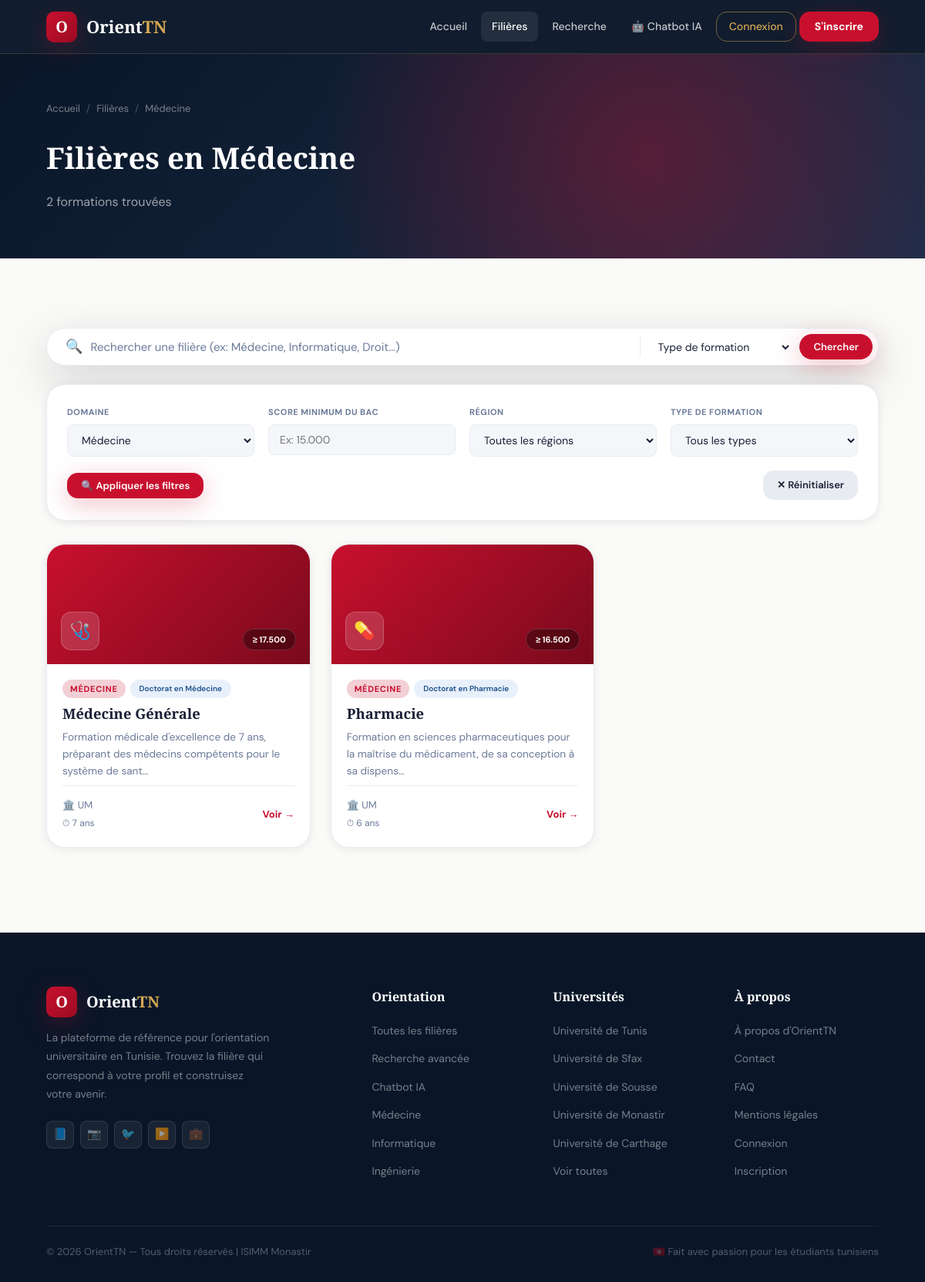
The page /filieres.php?domaine=Médecine on the database as committed earlier.
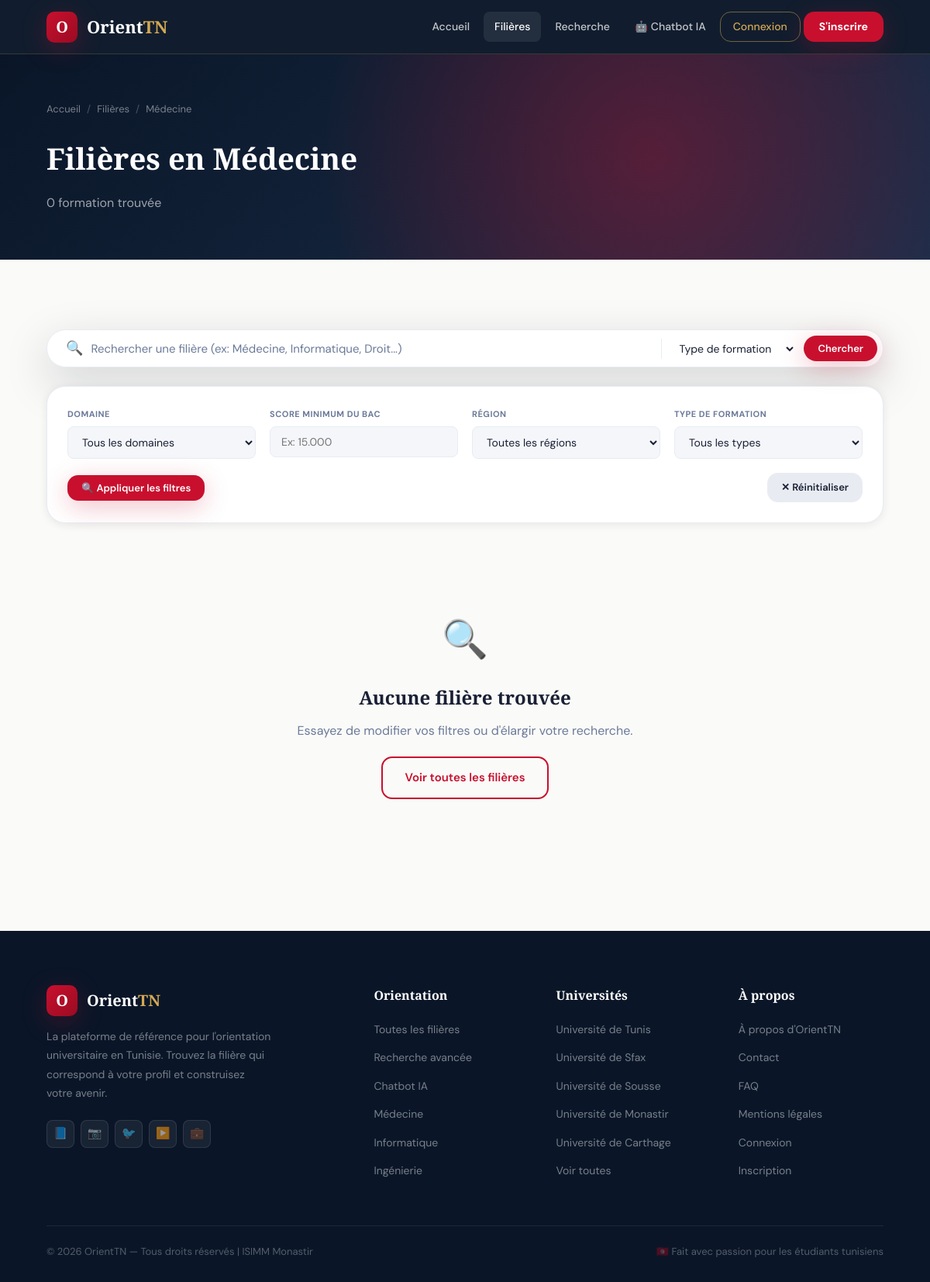
The same page on the database as committed later.
### tables this page shows
CREATE TABLE filieres (
    id              INT PRIMARY KEY AUTO_INCREMENT,
    code_orientation VARCHAR(10) NOT NULL UNIQUE COMMENT 'Code 5 chiffres du guide officiel',
    titre           VARCHAR(200) NOT NULL,
    domaine         VARCHAR(100) NOT NULL,
    type_formation  VARCHAR(100),
    description     TEXT,
    description_longue TEXT,
    debouches       JSON,
    matieres        JSON,
    universite_id   INT,
    score_min       DECIMAL(6,2) NOT NULL COMMENT 'Score min sur 210',
    score_moyen     DECIMAL(6,2),
    score_max       DECIMAL(6,2),
    capacite        INT,
    duree           TINYINT DEFAULT 3,
    langue          VARCHAR(60),
    formule_calcul  VARCHAR(100) COMMENT 'Formule de calcul du score (ex: FG+M)',
    bac_requis      VARCHAR(200) COMMENT 'Sections du bac acceptées',
    icon            VARCHAR(10),
    couleur_classe  VARCHAR(20) DEFAULT 'ct-def',
    statut          ENUM('active','inactive') DEFAULT 'active',
    created_at      DATETIME DEFAULT NOW(),
    updated_at      DATETIME DEFAULT NOW() ON UPDATE NOW(),
    FOREIGN KEY (universite_id) REFERENCES universites(id),
    INDEX idx_score    (score_min),
    INDEX idx_domaine  (domaine),
    INDEX idx_statut   (statut)
);

CREATE TABLE universites (
    id              INT PRIMARY KEY AUTO_INCREMENT,
    nom             VARCHAR(200) NOT NULL,
    sigle           VARCHAR(60),
    gouvernorat_id  INT,
    type            ENUM('publique','privée') DEFAULT 'publique',
    site_web        VARCHAR(200),
    created_at      DATETIME DEFAULT NOW(),
    FOREIGN KEY (gouvernorat_id) REFERENCES gouvernorats(id)
);

### config.php (called while the page is built, shortened)
<?php
function esc($conn, $val) {
    return $conn->real_escape_string(trim($val));
}
function isLoggedIn() {
    return isset($_SESSION['user_id']) && !empty($_SESSION['user_id']);
}

### filieres.php (the view, shortened to what this page needs)
<?php
require('config.php');
$domaine  = isset($_GET['domaine'])  ? esc($conn, $_GET['domaine'])  : '';
$score    = isset($_GET['score'])    ? (float)$_GET['score']         : 0;
$q        = isset($_GET['q'])        ? esc($conn, $_GET['q'])        : '';
$page     = max(1, (int)($_GET['page'] ?? 1));
$per_page = 12;
$offset   = ($page - 1) * $per_page;
$where = ["f.statut = 'active'"];
if ($domaine) $where[] = "f.domaine = '$domaine'";
$whereSQL = implode(' AND ', $where);
$join = "LEFT JOIN universites u ON f.universite_id = u.id
         LEFT JOIN gouvernorats g ON u.gouvernorat_id = g.id";
$total_res  = $conn->query("SELECT COUNT(*) as c FROM filieres f $join WHERE $whereSQL");
$total_rows = $total_res->fetch_assoc()['c'];
$filieres = $conn->query("
    SELECT f.*, u.sigle as univ_sigle, u.nom as univ_nom, g.nom as gouvernorat
    FROM filieres f $join
    WHERE $whereSQL
    ORDER BY f.score_min DESC
    LIMIT $per_page OFFSET $offset
")->fetch_all(MYSQLI_ASSOC);
$domaines_list = $conn->query("SELECT DISTINCT domaine FROM filieres WHERE statut='active' ORDER BY domaine")->fetch_all(MYSQLI_ASSOC);
?>
<!DOCTYPE html>
<html lang="fr">
<head>
    <link rel="stylesheet" href="style.css">
</head>
<body>
<?php require('nav.php'); ?>
<div class="detail-banner" style="padding:60px;">
    <div class="container" style="position:relative;z-index:1;">
        <div class="breadcrumb">
            <a href="index.php">Accueil</a>
            <span class="sep">/</span>
            <span>Filières</span>
            <?php if($domaine): ?>
                <span class="sep">/</span>
                <span><?= htmlspecialchars($domaine) ?></span>
            <?php endif; ?>
        </div>
        <h1 style="font-family:var(--font-display);font-size:2.4rem;color:white;font-weight:700;margin-bottom:12px;">
            <?= $domaine ? "Filières en " . htmlspecialchars($domaine) : "Toutes les filières" ?>
        </h1>
        <p style="color:rgba(255,255,255,0.6);font-size:1rem;">
            <?= $total_rows ?> formation<?= $total_rows>1?'s':'' ?> trouvée<?= $total_rows>1?'s':'' ?>
        </p>
    </div>
    <div style="position:absolute;inset:0;background:radial-gradient(circle at 70% 50%,rgba(200,16,46,0.2) 0%,transparent 50%);pointer-events:none;"></div>
</div>
<section class="section">
    <div class="container">
        <div class="search-wrap" style="max-width:100%;margin-bottom:24px;">
            <span style="font-size:18px;">🔍</span>
            <form method="GET" style="display:contents;">
                <input type="text" name="q" placeholder="Rechercher une filière (ex: Médecine, Informatique, Droit...)"
                       value="<?= htmlspecialchars($q) ?>" style="font-size:15px;">
                <select name="type" style="border:none;outline:none;font-family:var(--font-body);font-size:14px;background:transparent;min-width:130px;cursor:pointer;">
                    <option value="">Type de formation</option>
                </select>
                <button type="submit" class="btn btn-primary btn-sm" style="border-radius:var(--radius-xl);">Chercher</button>
            </form>
        </div>
        <div class="filter-panel">
            <form method="GET" id="filterForm">
                <div class="filter-row">
                    <div class="fld">
                        <label>Domaine</label>
                        <select name="domaine" onchange="document.getElementById('filterForm').submit()">
                            <option value="">Tous les domaines</option>
                            <?php foreach($domaines_list as $d): ?>
                                <option value="<?= htmlspecialchars($d['domaine']) ?>" <?= $domaine===$d['domaine']?'selected':'' ?>>
                                    <?= htmlspecialchars($d['domaine']) ?>
                                </option>
                            <?php endforeach; ?>
                        </select>
                    </div>
                    <div class="fld">
                        <label>Score minimum du bac</label>
                        <input type="number" name="score" step="0.001" min="0" max="20"
                               placeholder="Ex: 15.000" value="<?= $score ?: '' ?>">
                    </div>
                    <div class="fld">
                        <label>Région</label>
                        <select name="region" onchange="document.getElementById('filterForm').submit()">
                            <option value="">Toutes les régions</option>
                        </select>
                    </div>
                    <div class="fld">
                        <label>Type de formation</label>
                        <select name="type" onchange="document.getElementById('filterForm').submit()">
                            <option value="">Tous les types</option>
                        </select>
                    </div>
                </div>
                <div style="display:flex;gap:10px;align-items:center;justify-content:space-between;">
                    <button type="submit" class="btn btn-primary btn-sm">🔍 Appliquer les filtres</button>
                    <a href="filieres.php" class="btn btn-sm" style="background:var(--gray-mid);color:var(--text);">✕ Réinitialiser</a>
                </div>
            </form>
        </div>
        <?php if(empty($filieres)): ?>
        <div style="text-align:center;padding:80px 20px;color:var(--gray-text);">
            <div style="font-size:3rem;margin-bottom:16px;">🔍</div>
            <h3 style="font-family:var(--font-display);font-size:1.5rem;color:var(--text);margin-bottom:10px;">Aucune filière trouvée</h3>
            <p>Essayez de modifier vos filtres ou d'élargir votre recherche.</p>
            <a href="filieres.php" class="btn btn-outline" style="margin-top:20px;">Voir toutes les filières</a>
        </div>
        <?php else: ?>
        <div class="grid-auto" style="margin-bottom:20px;">
            <?php foreach($filieres as $i => $f): ?>
            <article class="filiere-card reveal" style="animation-delay:<?= ($i%4)*0.08 ?>s">
                <div class="card-top <?= htmlspecialchars($f['couleur_classe']) ?>">
                    <div class="card-icon"><?= $f['icon'] ?></div>
                    <span class="card-score">≥ <?= number_format($f['score_min'],3) ?></span>
                </div>
                <div class="card-body">
                    <div style="display:flex;gap:6px;flex-wrap:wrap;">
                        <span class="card-chip"><?= htmlspecialchars($f['domaine']) ?></span>
                        <?php if($f['type_formation']): ?>
                            <span class="chip chip-blue" style="font-size:10px;"><?= htmlspecialchars($f['type_formation']) ?></span>
                        <?php endif; ?>
                    </div>
                    <h3 class="card-title"><?= htmlspecialchars($f['titre']) ?></h3>
                    <p class="card-desc"><?= htmlspecialchars(mb_strimwidth($f['description'],0,100,'…')) ?></p>
                    <div class="card-footer">
                        <div>
                            <div class="card-region">🏛️ <?= htmlspecialchars($f['univ_sigle'] ?? 'N/A') ?></div>
                            <?php if($f['duree']): ?>
                                <div style="font-size:12px;color:var(--gray-text);margin-top:3px;">⏱ <?= $f['duree'] ?> ans</div>
                            <?php endif; ?>
                        </div>
                        <a href="detail.php?id=<?= $f['id'] ?>" class="card-link">Voir →</a>
                    </div>
                </div>
            </article>
            <?php endforeach; ?>
        </div>
        <?php endif; ?>
    </div>
</section>
<?php require('footer.php'); ?>
</body>
</html>

### nav.php (shortened to what this page needs)
<?php
$current = basename($_SERVER['PHP_SELF']);
function navActive($file, $current) {
    return basename($file) === $current ? ' class="active"' : '';
}
?>
<header class="site-header" id="siteHeader">
    <div class="logo">
        <div class="logo-mark">O</div>
        <span class="logo-text">Orient<span>TN</span></span>
    </div>
    <nav class="site-nav" id="siteNav">
        <a href="index.php"<?= navActive('index.php',$current) ?>>Accueil</a>
        <a href="filieres.php"<?= navActive('filieres.php',$current) ?>>Filières</a>
        <a href="recherche.php"<?= navActive('recherche.php',$current) ?>>Recherche</a>
        <a href="chatbot.php"<?= navActive('chatbot.php',$current) ?>>🤖 Chatbot IA</a>
        <?php if (isLoggedIn()): ?>
            <a href="mon-compte.php"<?= navActive('mon-compte.php',$current) ?>>Mon Compte</a>
            <?php if (isAdmin()): ?>
                <a href="admin.php"<?= navActive('admin.php',$current) ?>>⚙️ Admin</a>
            <?php endif; ?>
            <span class="nav-user-name">👤 <?= htmlspecialchars($_SESSION['prenom'] ?? '') ?></span>
            <a href="deconnexion.php" class="nav-btn-outline">Déconnexion</a>
        <?php else: ?>
            <a href="connexion.php"<?= navActive('connexion.php',$current) ?> class="nav-btn-outline">Connexion</a>
            <a href="inscription.php" class="nav-btn-primary">S'inscrire</a>
        <?php endif; ?>
    </nav>
</header>

### footer.php (shortened to what this page needs)
<footer class="site-footer">
    <div class="container">
        <div class="footer-grid">
            <div class="footer-brand">
                <div class="logo">
                    <div class="logo-mark">O</div>
                    <span class="logo-text">Orient<span>TN</span></span>
                </div>
                <p>La plateforme de référence pour l'orientation universitaire en Tunisie. Trouvez la filière qui correspond à votre profil et construisez votre avenir.</p>
                <div class="footer-social">
                    <a href="#" aria-label="Facebook">📘</a>
                    <a href="#" aria-label="Instagram">📷</a>
                    <a href="#" aria-label="Twitter">🐦</a>
                    <a href="#" aria-label="YouTube">▶️</a>
                    <a href="#" aria-label="LinkedIn">💼</a>
                </div>
            </div>
            <div class="footer-col">
                <h4>Orientation</h4>
                <ul>
                    <li><a href="filieres.php">Toutes les filières</a></li>
                    <li><a href="recherche.php">Recherche avancée</a></li>
                    <li><a href="chatbot.php">Chatbot IA</a></li>
                    <li><a href="filieres.php?domaine=Médecine">Médecine</a></li>
                    <li><a href="filieres.php?domaine=Informatique">Informatique</a></li>
                    <li><a href="filieres.php?domaine=Ingénierie">Ingénierie</a></li>
                </ul>
            </div>
            <div class="footer-col">
                <h4>Universités</h4>
                <ul>
                    <li><a href="#">Université de Tunis</a></li>
                    <li><a href="#">Université de Sfax</a></li>
                    <li><a href="#">Université de Sousse</a></li>
                    <li><a href="#">Université de Monastir</a></li>
                    <li><a href="#">Université de Carthage</a></li>
                    <li><a href="#">Voir toutes</a></li>
                </ul>
            </div>
            <div class="footer-col">
                <h4>À propos</h4>
                <ul>
                    <li><a href="#">À propos d'OrientTN</a></li>
                    <li><a href="#">Contact</a></li>
                    <li><a href="#">FAQ</a></li>
                    <li><a href="#">Mentions légales</a></li>
                    <li><a href="connexion.php">Connexion</a></li>
                    <li><a href="inscription.php">Inscription</a></li>
                </ul>
            </div>
        </div>
        <div class="footer-bottom">
            <span>© 2026 OrientTN — Tous droits réservés | ISIMM Monastir</span>
            <span style="display:flex;align-items:center;gap:6px;">
                🇹🇳 Fait avec passion pour les étudiants tunisiens
            </span>
        </div>
    </div>
</footer>

Rows that differ between the two databases and show on the page:
no longer on this page (row edited): filieres: icon "🩺", score_min "17.500", domaine "MÉDECINE", type_formation "Doctorat en Médecine", titre "Médecine Générale", description "Formation médicale d'excellence de 7 ans, préparant des médecins compétents pour le système de sant…", universite.sigle "UM", duree "7"
no longer on this page (row edited): filieres: icon "💊", score_min "16.500", domaine "MÉDECINE", type_formation "Doctorat en Pharmacie", titre "Pharmacie", description "Formation en sciences pharmaceutiques pour la maîtrise du médicament, de sa conception à sa dispens…", universite.sigle "UM", duree "6"
Other text that changed with them:
$total_rows: "2" → "0"
form field domaine: "Médecine" → "Tous les domaines"
text no longer shown: "s s"
text now shown: "🔍 Aucune filière trouvée Essayez de modifier vos filtres ou d'élargir votre recherche. Voir toutes les filières"
